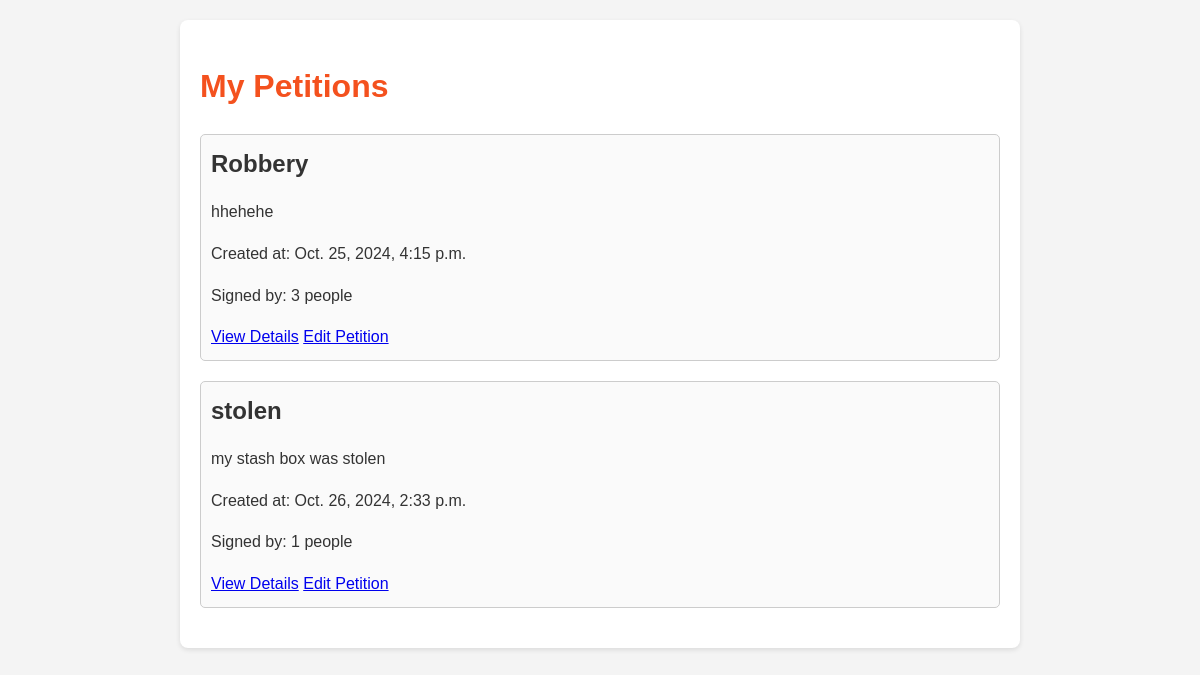
The app's page /complaints/my_petitions/ (signed in) with its own data.
### complaints/models.py (models this page shows, shortened)
class Petition(models.Model):
    title = models.CharField(max_length=255)
    description = models.TextField()
    created_by = models.ForeignKey(User, on_delete=models.CASCADE)
    signatures = models.ManyToManyField(User, related_name='signed_petitions', blank=True)
    created_at = models.DateTimeField(auto_now_add=True)
    updated_at = models.DateTimeField(auto_now=True)
    is_edited = models.BooleanField(default=False)
    image = models.ImageField(upload_to='petitions/', blank=True, null=True)  # Add this line

### complaints/views.py (the view)
# urls.py: path('my_petitions/', my_petitions, name='my_petitions'),
@login_required
def my_petitions(request):
    petitions = Petition.objects.filter(created_by=request.user)
    return render(request, 'complaints/my_petitions.html', {'petitions': petitions})

### complaints/templates/complaints/my_petitions.html (shortened to what this page needs)
<!DOCTYPE html>
<html lang="en">
<head>
</head>
<body>
<div class="container">
    <h1>My Petitions</h1>
    <ul class="petition-list">
        {% for petition in petitions %}
            <li>
                <h2>{{ petition.title }}</h2>
                <p>{{ petition.description }}</p>
                <p>Created at: {{ petition.created_at }}</p>
                <p>Signed by: {{ petition.signatures.count }} people</p>
                <a href="{% url 'petition_detail' petition.id %}">View Details</a>
                <a href="{% url 'edit_petition' petition.id %}">Edit Petition</a>
            </li>
        {% empty %}
            <li>No petitions found.</li>
        {% endfor %}
    </ul>
</div>
</body>
</html>

### complaints/templates/complaints/my_petitions.html (style rules this page uses)
body { font-family: Arial, sans-serif; background-color: #f4f4f4; color: #333; line-height: 1.6; margin: 20px; }
.container { max-width: 800px; margin: 0 auto; padding: 20px; background: white; border-radius: 8px; box-shadow: 0 2px 5px rgba(0, 0, 0, 0.1); }
h1 { color: #f4511e; }
.petition-list { list-style-type: none; padding: 0; }
.petition-list li { margin-bottom: 20px; padding: 10px; border: 1px solid #ccc; border-radius: 5px; background-color: #fafafa; }
.petition-list li h2 { margin: 0 0 10px; }

### records on screen
Petition: title "Robbery", description "hhehehe", created_at "Oct. 25, 2024, 4:15 p.m.", signatures.count "3"
Petition: title "stolen", description "my stash box was stolen", created_at "Oct. 26, 2024, 2:33 p.m.", signatures.count "1"
